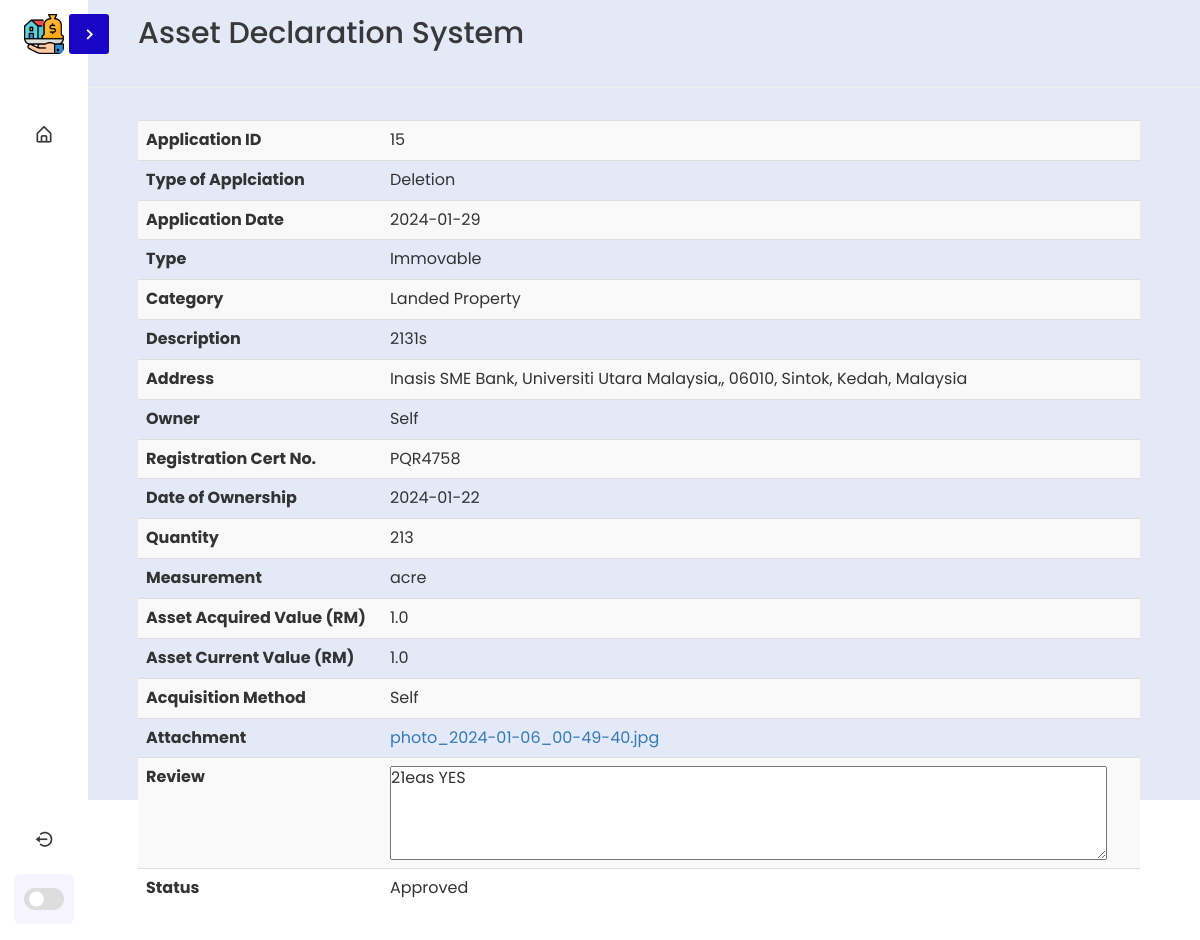
The page /viewApplication/15 (signed in) on the database its author committed.
### tables this page shows
CREATE TABLE buffer (
ReviewID INTEGER NOT NULL PRIMARY KEY AUTOINCREMENT,
ReviewType TEXT NOT NULL,
AssetID INTEGER,
UserID INTEGER NOT NULL,
DateOfApp DATE NOT NULL,
AssDecType TEXT NOT NULL,
AssDecCat TEXT NOT NULL,
Description TEXT NOT NULL,
Address TEXT NOT NULL,
Owner TEXT NOT NULL,
RegCertNo TEXT NOT NULL,
DateOfOwnership DATE NOT NULL,
Quantity INTEGER NOT NULL,
Measurement TEXT NOT NULL,
AssAcqVAl REAL NOT NULL,
CurrAssVal REAL NOT NULL,
AcqMethod TEXT NOT NULL,
Attachment TEXT NOT NULL,
Review TEXT NOT NULL,
Status TEXT NOT NULL
);

### app.py (the view)
@app.route('/viewApplication/<string:assID>',methods=['POST','GET'])
@login_required
def viewApplciation(assID):
    conn = create_connection()
    cur = conn.cursor()
    cur.execute("""SELECT * FROM `buffer` WHERE `ReviewID` = ? """,(assID,))
    rowdata = cur.fetchone()
    cur.close
    return render_template('viewApplication.html', rowdata=rowdata)

### app.py (called while the page is built)
def create_connection():
    conn = None
    try:
        conn = sqlite3.connect('static/db/user.db')  # create a database connection
        return conn
    except Error as e:
        print(e)
    return conn

@login_manager.user_loader
def load_user(admin_id):
    conn = create_connection()
    cur = conn.cursor()
    cur.execute("SELECT * FROM admin WHERE adminID=?", (admin_id,))
    user = cur.fetchone()
    if user:
        return User(*user)
    return None

### templates/viewApplication.html (shortened to what this page needs)
{% extends 'base.html' %}
{% block content %}
<div>
    <form action="" method='POST'>
        <table class="table table-striped" style="width: 100%;">
            <tr>
                <th>Application ID</th>
                <td id="ID">{{rowdata.0}}</td>
            </tr>
            <tr>
                <th>Type of Applciation</th>
                <td id="ID">{{rowdata.1}}</td>
            </tr>
            <tr>
                <th>Application Date</th>
                <td id="Date">{{rowdata.4}}</td>
            </tr>
            <tr>
                <th>Type</th>
                <td id="Type">{{rowdata.5}}</td>
            </tr>
            <tr>
                <th>Category</th>
                <td id="Cat">{{rowdata.6}}</td>
            </tr>
            <tr>
                <th>Description</th>
                <td id="Desc">{{rowdata.7}}</td>
            </tr>
            <tr>
                <th>Address</th>
                <td id="Addr">{{rowdata.8}}</td>
            </tr>
            <tr>
                <th>Owner</th>
                <td id="Owner">{{rowdata.9}}</td>
            </tr>
            <tr>
                <th>Registration Cert No.</th>
                <td id="RegNo">{{rowdata.10}}</td>
            </tr>
            <tr>
                <th>Date of Ownership</th>
                <td id="DateofOwn">{{rowdata.11}}</td>
            </tr>
            <tr>
                <th>Quantity</th>
                <td id="Quant">{{rowdata.12}}</td>
            </tr>
            <tr>
                <th>Measurement</th>
                <td id="Msrmnt">{{rowdata.13}}</td>
            </tr>
            <tr>
                <th>Asset Acquired Value (RM)</th>
                <td id="AcqVal">{{rowdata.14}}</td>
            </tr>
            <tr>
                <th>Asset Current Value (RM)</th>
                <td id="CurrVal">{{rowdata.15}}</td>
            </tr>
            <tr>
                <th>Acquisition Method</th>
                <td id="AcqMet">{{rowdata.16}}</td>
            </tr>
            <tr>
                <th>Attachment</th>
                <td id="Attchmnt"><a href="/static/attachment/{{rowdata.15}}"
                        download="{{rowdata.15}}">{{rowdata.17}}</a>
                </td>
            </tr>
            <tr>
                <th>Review</th>
                <td><textarea id="review" name="review" value="{{rowdata.18}}" rows="4" cols="50" placeholder="" readonly>{{rowdata.18}}</textarea></td>
            </tr>
            <tr>
                <th>Status</th>
                <td id="Status">{{rowdata.19}}</td>
            </tr>
        </table>
    </form>
</div>
{% endblock %}

### static/css/navbar.css (style rules this page uses)
* { margin: 0; padding: 0; box-sizing: border-box; font-family: 'Poppins', sans-serif; }
:root { --body-color: #E4E9F7; --sidebar-color: #FFF; --primary-color: #1707c4; --primary-color-light: #F6F5FF; --toggle-color: #DDD; --text-color: #383838; --tran-03: all 0.2s ease; --tran-03: all 0.3s ease; --tran-04: all 0.3s ease; --tran-05: all 0.3s ease; }
body { min-height: 100vh; background-color: var(--body-color); transition: var(--tran-05); }

### rows shown on the page
buffer: ReviewID "15", ReviewType "Deletion", DateOfApp "2024-01-29", AssDecType "Immovable", AssDecCat "Landed Property", Description "2131s", Address "Inasis SME Bank, Universiti Utara Malaysia,, 06010, Sintok, Kedah, Malaysia", Owner "Self", RegCertNo "PQR4758", DateOfOwnership "2024-01-22", Quantity "213", Measurement "acre", AssAcqVAl "1.0", CurrAssVal "1.0", AcqMethod "Self", Attachment "photo_2024-01-06_00-49-40.jpg", review "21eas YES", Status "Approved"
